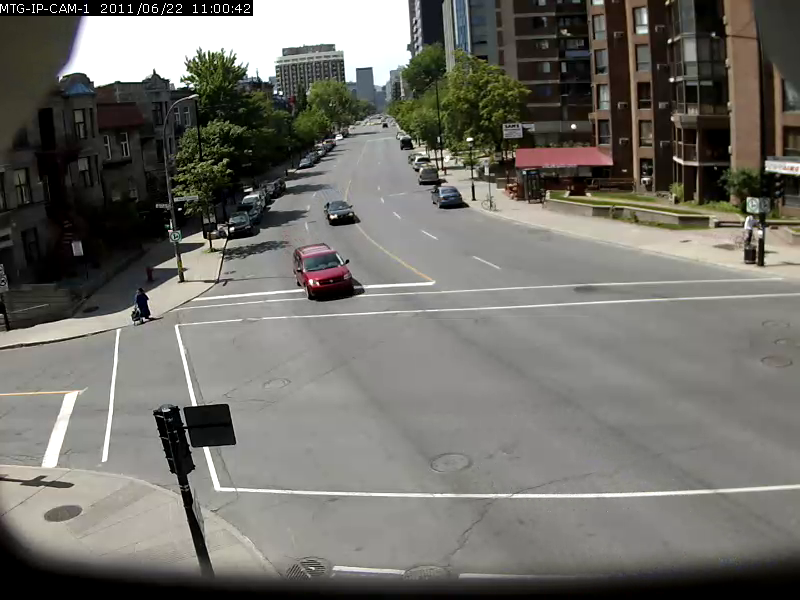
#> input picture frame 59 of Aula - PDI/Aula 12 - Segmentação de imagens/codigos/video.mp4, 800 x 600 px
$ jupyter execute 'Processamento de vídeo.ipynb'
#> lines starting #> are read from the running program, lines starting #| are printed output that depends on the picture
# Processamento de Vídeo utilizando o OpenCV

[cell 1]
import cv2
import numpy as np

### 1. Leitura e processamento de um arquivo de vídeo

[cell 2]
# Abre arquivo de vídeo
vcap = cv2.VideoCapture('video.mp4')
while True:
    # Obtém próximo frame do vídeo. ret indica se o frame
    # foi lido com sucesso, curr_frame possui a imagem
    ret, curr_frame = vcap.read()
#> curr_frame is the input picture: shape (600, 800, 3); mean B, G, R 104.5, 110.7, 112.4
    if ret==True:
        # Aqui podemos aplicar métodos de processamento de imagem
        # na imagem curr_frame. Por exemplo, transformar a imagem
        # para nível de cinza
        curr_frame_g = cv2.cvtColor(curr_frame, cv2.COLOR_BGR2GRAY)
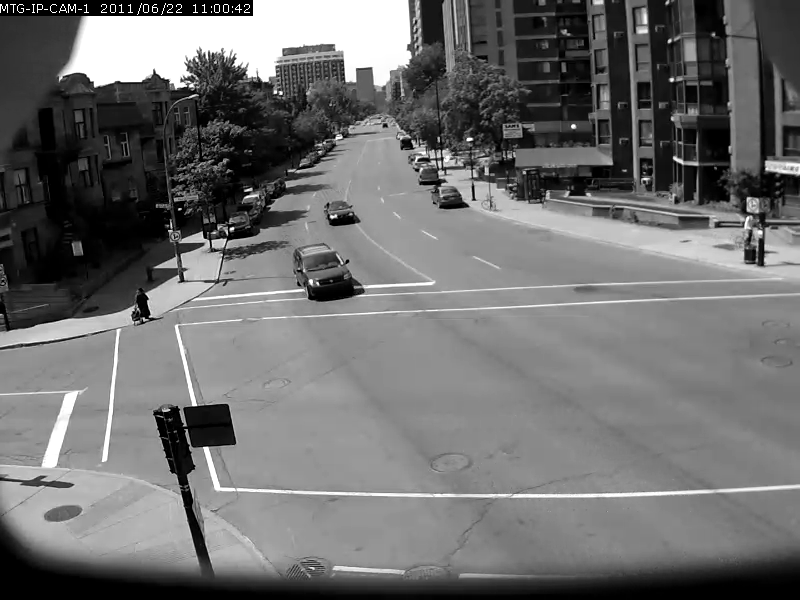
#> curr_frame_g: shape (600, 800); min 0, max 255, mean 110.5
        curr_frame_g = np.dstack((curr_frame_g, curr_frame_g, curr_frame_g))
#> curr_frame_g: shape (600, 800, 3)
        img = np.concatenate((curr_frame, curr_frame_g), axis=1)
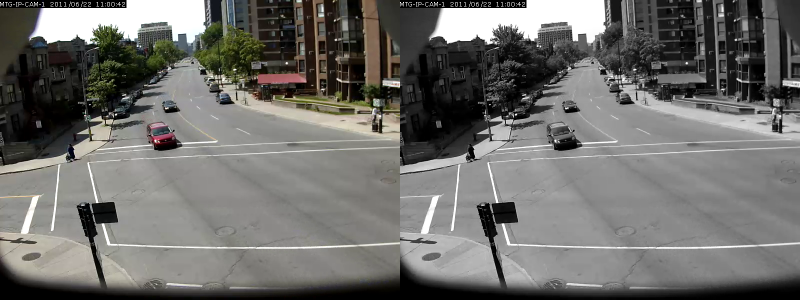
#> img: shape (600, 1600, 3) (shown at 1/2 size); mean B, G, R 107.5, 110.6, 111.4
        cv2.imshow('frame', img)

    # cv2.waitKey(x) faz o programa esperar x milisegundos para que uma tecla
    # seja digitada. Dependendo da plataforma, o resultado dessa função pode
    # ser um número com mais de 8 bits. É comum que uma operação bitwise and
    # seja feita entre o resultado dessa função e o número 0xff (11111111),
    # de forma que apenas os 8 primeiros bits sejam mantidos. A tecla esc
    # corresponde ao valor 27
    key = cv2.waitKey(1)
#> (key Esc is pressed here)
    if key == 27:
        break

# Libera o arquivo
vcap.release()
# Fecha a janela
cv2.destroyAllWindows()
# Para garantir que a janela será fechada
cv2.waitKey(1)

### 2. Leitura, processamento e escrita de um novo arquivo de vídeo

A operação de escrita de vídeo pode ser problemática devido ao uso de codecs de vídeo

[cell 3]
def green_boost(img):

    green_channel = img[:,:,1]
    new_green_channel = np.power(green_channel, 0.5)
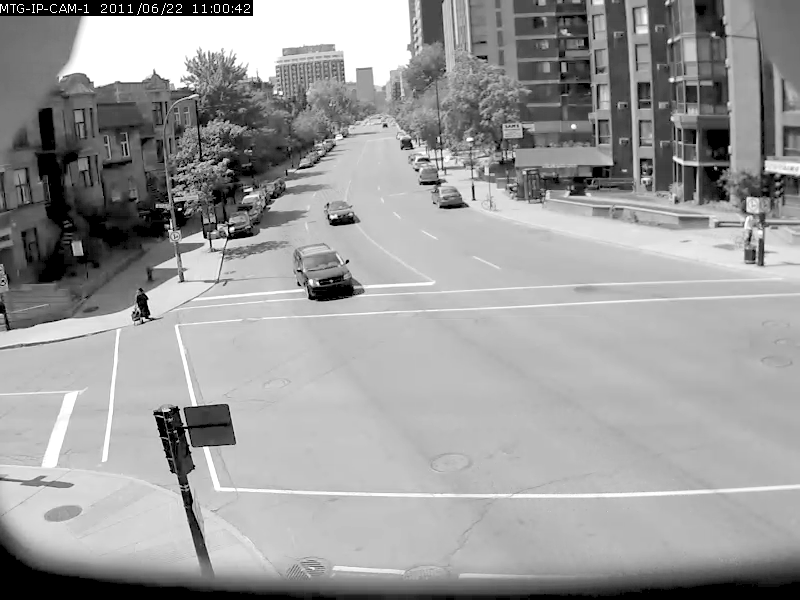
#> new_green_channel: shape (600, 800) float64; min 0, max 15.97, mean 9.75; drawn with min black and max white
    new_green_channel_normalized = 255*new_green_channel/np.max(new_green_channel)
    new_green_channel_normalized = np.round(new_green_channel_normalized).astype(np.uint8)
    new_img = img.copy()
    new_img[:,:,1] = new_green_channel_normalized
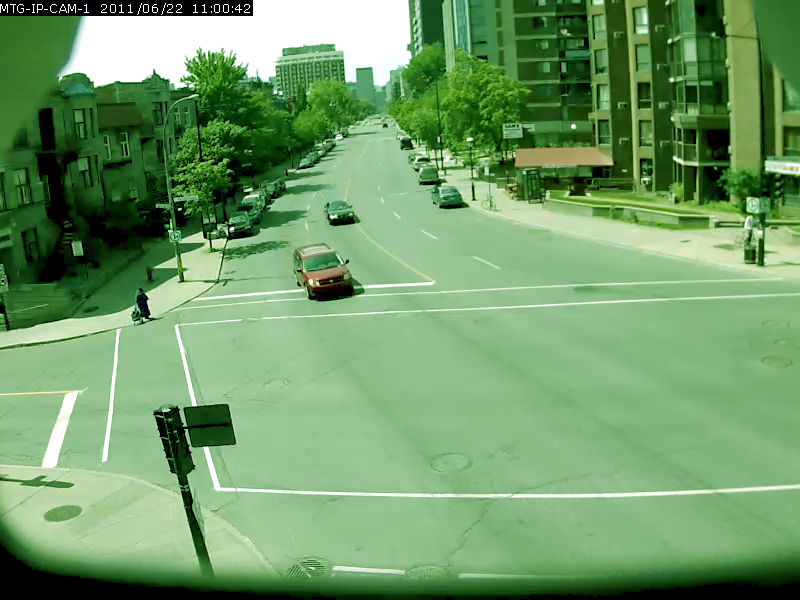
#> new_img: shape (600, 800, 3); mean B, G, R 104.5, 155.7, 112.4

    return new_img

vcap = cv2.VideoCapture('video.mp4')

# Obtém informações sobre o vídeo.
fps = vcap.get(cv2.CAP_PROP_FPS)
w = int(vcap.get(cv2.CAP_PROP_FRAME_WIDTH))
h = int(vcap.get(cv2.CAP_PROP_FRAME_HEIGHT))

# Obtém o código associado com um dado codec de compressão de vídeo. MJPG
# tende a funcionar em diferentes plataformas, mas é meio ruim. Uma boa
# opção é o 'H264', mas é preciso que ele esteja instalado no sistema
codec = cv2.VideoWriter_fourcc(*'MJPG')

# Cria arquivo de saída
video_writer = cv2.VideoWriter('output.mp4', codec, fps, (w,h))

while True:
    ret, curr_frame = vcap.read()
    if ret==True:
        new_frame = green_boost(curr_frame)
        video_writer.write(new_frame)
    else:
        break

vcap.release()
video_writer.release()

$ run again, starting later in the video
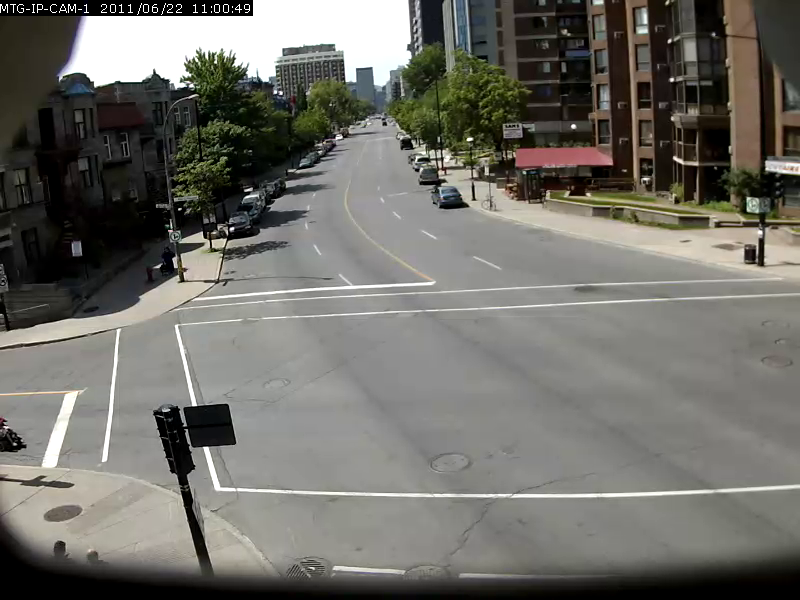
#> input picture frame 268 of Aula - PDI/Aula 12 - Segmentação de imagens/codigos/video.mp4, 800 x 600 px
#> curr_frame is the input picture: shape (600, 800, 3); mean B, G, R 104.1, 110.3, 111.6
#> in green_boost, `new_green_channel = np.power(green_channel, 0.5)`:
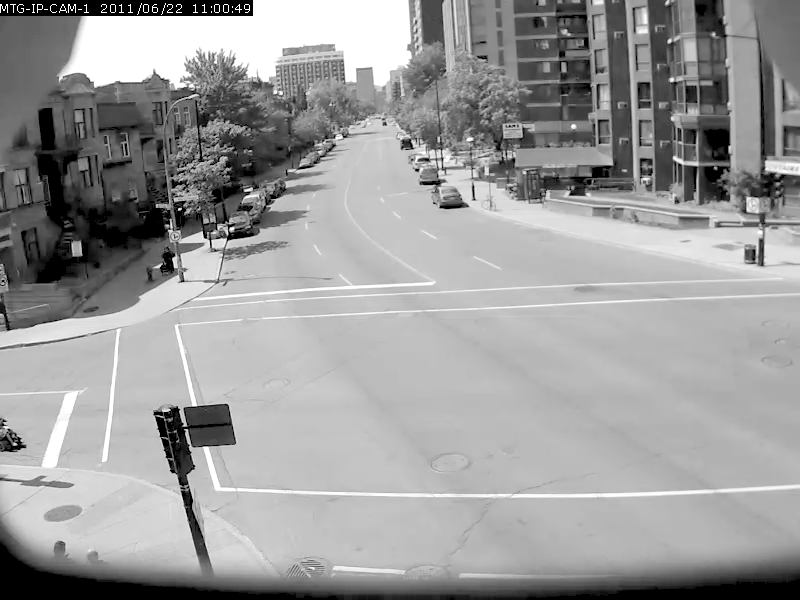
#> new_green_channel: shape (600, 800) float64; min 0, max 15.97, mean 9.73; drawn with min black and max white
#> in green_boost, `new_img[:,:,1] = new_green_channel_normalized`:
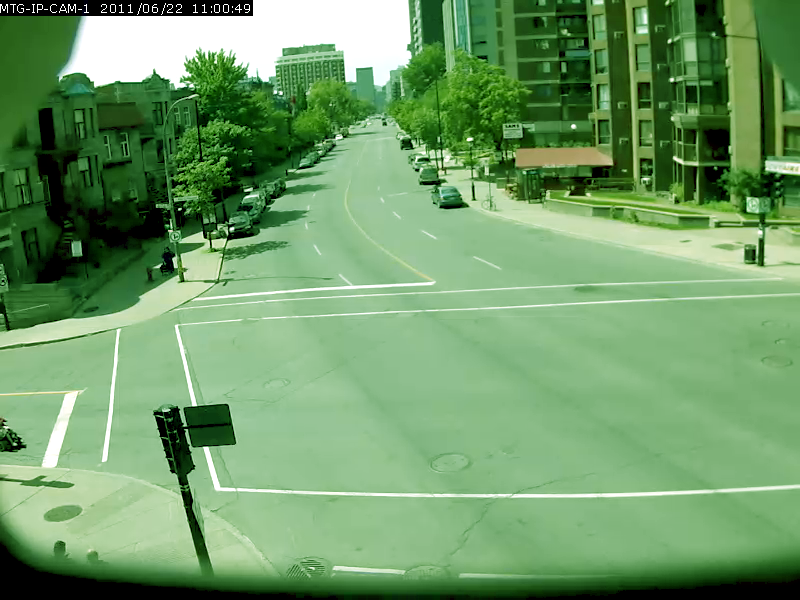
#> new_img: shape (600, 800, 3); mean B, G, R 104.1, 155.4, 111.6

$ run again, starting later in the video
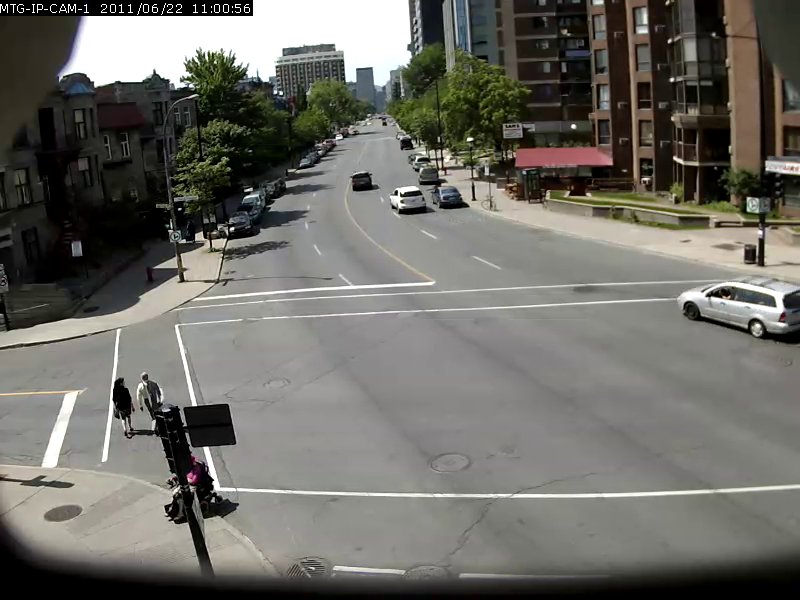
#> input picture frame 477 of Aula - PDI/Aula 12 - Segmentação de imagens/codigos/video.mp4, 800 x 600 px
#> curr_frame is the input picture: shape (600, 800, 3); mean B, G, R 102.4, 108.4, 109.9
#> in green_boost, `new_green_channel = np.power(green_channel, 0.5)`:
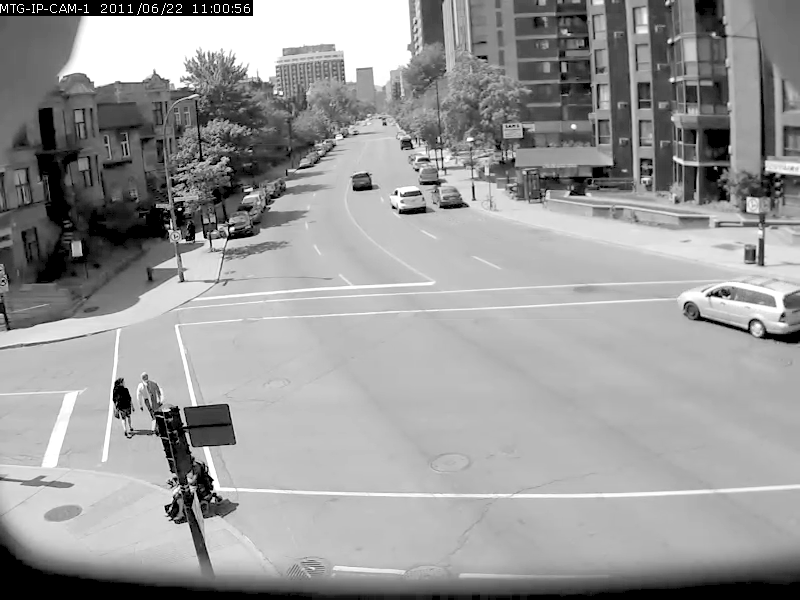
#> new_green_channel: shape (600, 800) float64; min 0, max 15.97, mean 9.62; drawn with min black and max white
#> in green_boost, `new_img[:,:,1] = new_green_channel_normalized`:
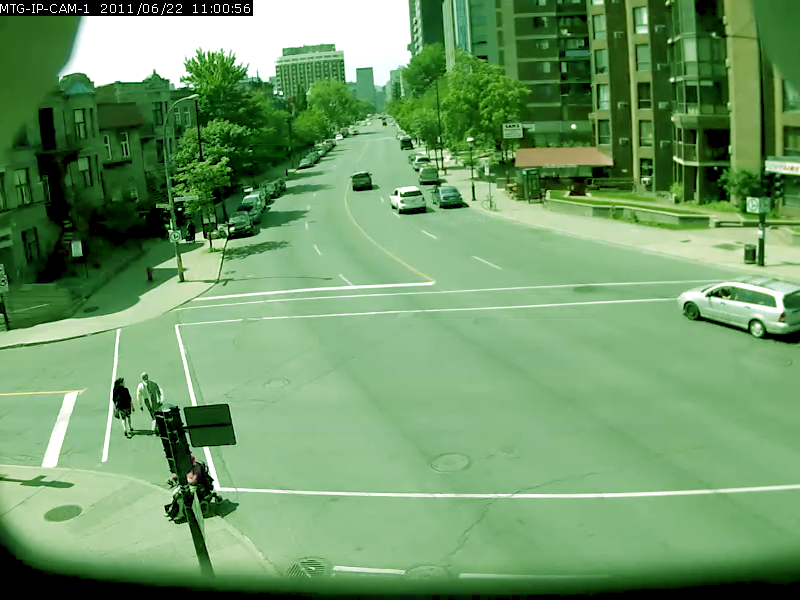
#> new_img: shape (600, 800, 3); mean B, G, R 102.4, 153.7, 109.9
